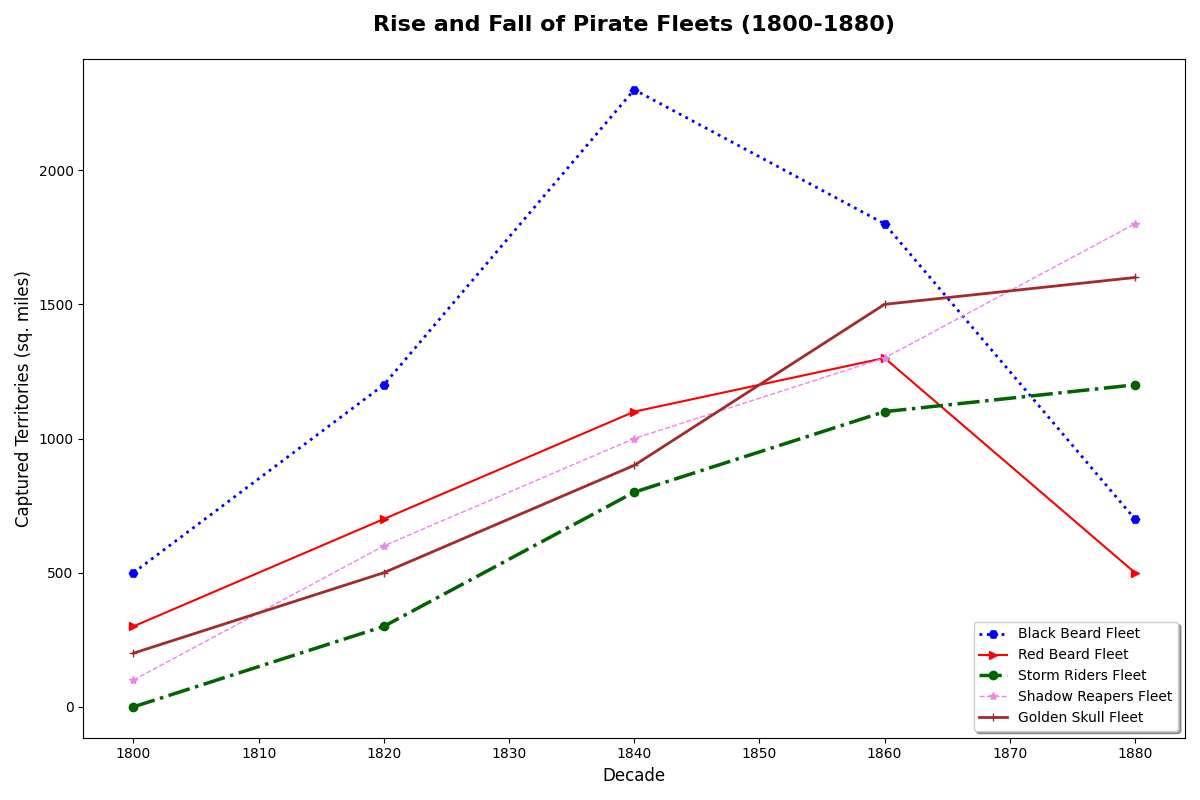

Python code for this plot:
import matplotlib.pyplot as plt
import numpy as np

decades = np.array([1800, 1820, 1840, 1860, 1880])

black_beard_fleet = np.array([500, 1200, 2300, 1800, 700])
red_beard_fleet = np.array([300, 700, 1100, 1300, 500])
storm_riders_fleet = np.array([0, 300, 800, 1100, 1200])
shadow_reapers_fleet = np.array([100, 600, 1000, 1300, 1800])
golden_skull_fleet = np.array([200, 500, 900, 1500, 1600])

plt.figure(figsize=(12, 8))

plt.plot(decades, black_beard_fleet, marker='H', linestyle=':', linewidth=2, color='blue', label='Black Beard Fleet')
plt.plot(decades, red_beard_fleet, marker='>', linestyle='-', linewidth=1.5, color='red', label='Red Beard Fleet')
plt.plot(decades, storm_riders_fleet, marker='o', linestyle='-.', linewidth=2.5, color='darkgreen', label='Storm Riders Fleet')
plt.plot(decades, shadow_reapers_fleet, marker='*', linestyle='--', linewidth=1, color='violet', label='Shadow Reapers Fleet')
plt.plot(decades, golden_skull_fleet, marker='+', linestyle='-', linewidth=2, color='brown', label='Golden Skull Fleet')

plt.xlabel('Decade', fontsize=12)
plt.ylabel('Captured Territories (sq. miles)', fontsize=12)
plt.title('Rise and Fall of Pirate Fleets (1800-1880)', fontsize=16, fontweight='bold', pad=20)

plt.grid(False)
plt.legend(loc='lower right', fontsize=10, shadow=True)
plt.tight_layout()

plt.show()
